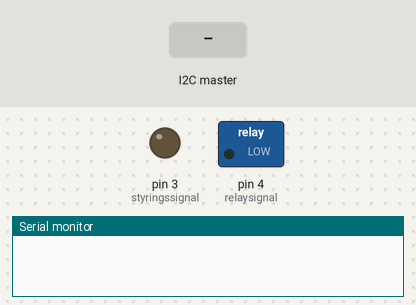
This sketch was run on a simulated Arduino Uno, built with avr-gcc and run on an emulated ATmega328P. Parts: switched loads named in the sketch (green lamp = pin HIGH), output pins drawn as LEDs (lit = HIGH), the last lines printed to the serial monitor. The inputs (shaded band) are chosen by the test bench.

Above: at 1.2 s.
1.3 s: the I2C master sends the byte 1
At 1.6 s:
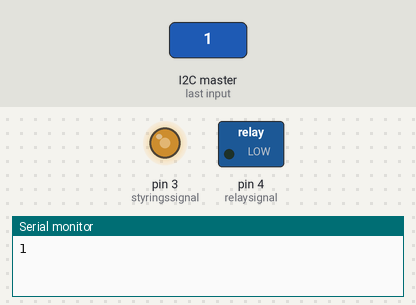
Timing chart, 0 to 4.3 s (numbered marks = the images above; inputs shaded):
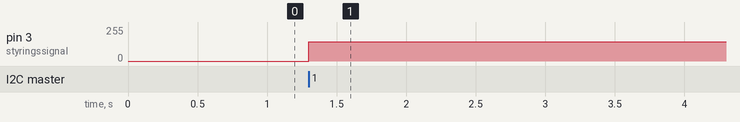

The sketch:

transport.ino
```cpp
/*
Arduino I2C slave
Transportbånd styring
Styring af frekvensomformer vha af 0-10 V spænding
produceret vha PWM på Arduinoens ben D3.
Kredsen måler også motortemperaturen vhja A0 og slukker for motoren,
hvis temperaturen bliver for høj.
Endvidere styres et relæ, der tænder og slukker for motoren.

Der modtages en byte med en værdi mellem 0 og 255 til styring af frekvensen (motorhastigheden),
og en byte: 0 eller 1 til styring af sluk/tænd relæet.

Joergen Friis 01.02.2017
*/

#include<Wire.h>
#define SLAVE_ADDRESS   0x32
#define REG_MAP_SIZE    2
#define MAX_SEND_BYTES  2

/***** Global Variables *****/

byte registerMap[REG_MAP_SIZE];
byte nyBesked = 0;

int styringssignal = 3;
int relaysignal = 4;
int varmesensor = 0;

void setup()
{
  pinMode(styringssignal, OUTPUT);
  pinMode(relaysignal, OUTPUT);
  pinMode(varmesensor,INPUT);

  digitalWrite(relaysignal, LOW);
  analogWrite(styringssignal, 0);      // giver frekvensomformeren besked på at motoren skal stå stille

  Serial.begin(9600);    // For debugging

  Wire.begin(SLAVE_ADDRESS);
  Wire.onReceive(receiveEvent);
}

void loop()
{
  delay(100);
  if (nyBesked == 1)
  {
    nyBesked = 0;
    digitalWrite(relaysignal, registerMap[1]);
    analogWrite(styringssignal, registerMap[2]);
  }
}

void receiveEvent(int byteCount)
{
  for (int i = 0; i < byteCount; i++)
  {byte c =Wire.read();
  registerMap[i] = c;
  nyBesked = 1;
  Serial.println(registerMap[i]);  // for debugging
  }
}
```

Measured:
- after the input at 1.3 s, pin 3 (styringssignal): 0/255 → 143/255 at once
